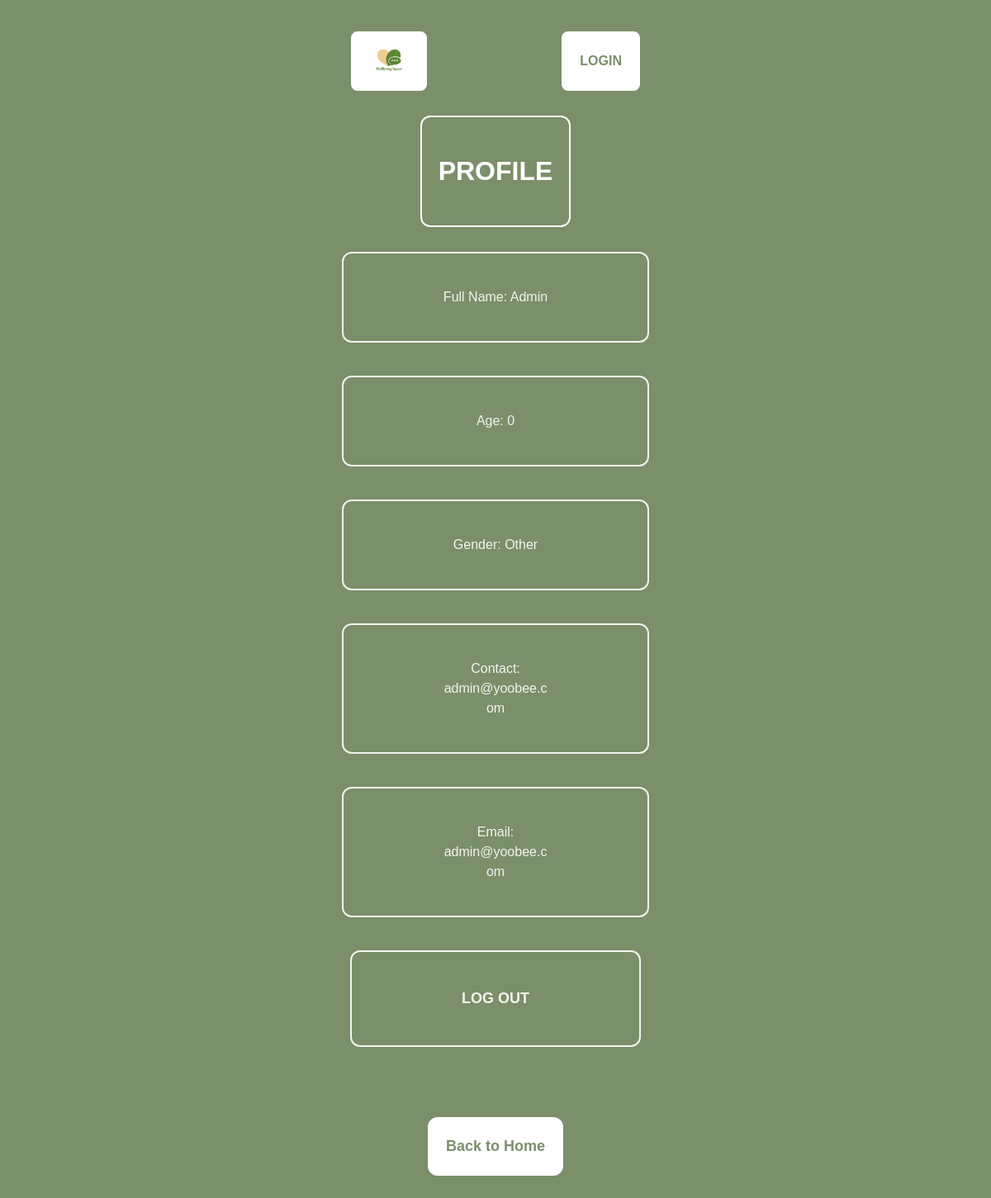
The app's page /profile (signed in) with its own data.
### models.py (models this page shows)
class User(db.Model):
    id = db.Column(db.Integer, primary_key=True)
    fullname = db.Column(db.String(120), nullable=False)
    age = db.Column(db.Integer, nullable=False)
    gender = db.Column(db.String(10), nullable=False)
    contact = db.Column(db.String(120), nullable=False)
    email = db.Column(db.String(120), unique=True, nullable=False)
    password = db.Column(db.String(120), nullable=False)
    role = db.Column(db.String(20), default="user")

### app.py (the view)
@app.route('/profile')
def profile():
    if 'user_id' not in session:
        return redirect('/login')
    user = User.query.get(session['user_id'])
    return render_template('profile.html', user=user)

### templates/profile.html (shortened to what this page needs)
<!DOCTYPE html>
<html>
<head>
    <link rel="stylesheet" href="{{ url_for('static', filename='css/style.css') }}">
</head>
<body class="page-bg">
<div class="mobile-wrapper">
    <div class="top-bar">
        <a href="/" class="top-btn">
            <img src="{{ url_for('static', filename='images/logo.png') }}" alt="Logo" class="logo-img">
        </a>
        <a href="/login" class="top-btn">LOGIN</a>
    </div>
    <div class="page-header">
        <h1>PROFILE</h1>
    </div>
    <div class="profile-grid">
        <div class="profile-info"><p>Full Name: {{ user.fullname }}</p></div>
        <div class="profile-info"><p>Age: {{ user.age }}</p></div>
        <div class="profile-info"><p>Gender: {{ user.gender}}</p></div>
        <div class="profile-info"><p>Contact: {{ user.contact}}</p></div>
        <div class="profile-info"><p>Email: {{ user.email}}</p></div>
        <a href="/logout" class="profile-btn link-btn">
            <p>LOG OUT</p>
        </a>
    </div>
    <a href="/" class="feature-btn">Back to Home</a>
</div>
</body>
</html>

### static/css/style.css (style rules this page uses)
:root { --primary: #7A8F6A; --secondary: #D9CBB8; --accent: #C57A5A; --surface: #EFE8DA; --text: #4A3F35; }
body { font-size: 16px; line-height: 1.5; font-family: 'Merriweather', serif; overflow-x: hidden; }
.mobile-wrapper { width: 100%; max-width: 430px; margin: 0 auto; padding: 0 20px; box-sizing: border-box; display: flex; flex-direction: column; align-items: center; overflow-x: hidden; }
.page-bg, .home-bg { background-color: var(--primary); min-height: 100vh; padding: 30px; }
.top-bar { display: flex; justify-content: space-between; align-items: center; width: 100%; max-width: 430px; margin: 0 auto 30px auto; padding: 0 20px; }
.logo-img { height: 48px; width: auto; }
.top-btn { background-color: white; color: var(--primary); padding: 10px 20px; border: 2px solid white; border-radius: 8px; font-weight: 700; text-decoration: none; display: inline-flex; align-items: center; height: 48px; transition: 0.2s ease; }
.link-btn { text-decoration: none; display: block; color: white; font-weight: 700; margin-top: 25px; }
.page-header { border: 2px solid white; padding: 20px; border-radius: 12px; text-align: center; color: white; margin-bottom: 30px; transition: 0.2s ease; }
.feature-btn { background-color: white; color: var(--primary); padding: 20px; border-radius: 12px; text-align: center; font-size: 18px; font-weight: 700; border: 2px solid white; text-decoration: none; transition: 0.2s ease; display: block; margin-bottom: 15px; margin-top: 25px; }
.placeholder-action, .login-btn, .link-btn { border: 2px solid white; border-radius: 12px; padding: 18px; margin-top: 20px; text-align: center; color: white; font-weight: 700; opacity: 0.9; font-size: 18px; transition: 0.2s ease; cursor: pointer; display: block; text-decoration: none; background-color: transparent; margin-top: 25px; }
.profile-grid { display: flex; flex-direction: column; gap: 20px; margin-bottom: 40px; }
.profile-info { border: 2px solid white; border-radius: 12px; padding: 25px 120px; width: 95%; max-width: 500px; height: auto; min-height: 80px; margin: 0 auto 20px auto; text-align: center; color: white; font-weight: 500; font-size: 16px; opacity: 0.9; background-color: transparent; box-sizing: border-box; word-wrap: break-word; overflow-wrap: break-word; white-space: normal; }
.profile-btn { border: 2px solid white; border-radius: 12px; padding: 25px; width: 90%; max-width: 380px; margin: 0 auto 20px auto; text-align: center; color: white; font-weight: 700; font-size: 18px; opacity: 0.9; transition: 0.2s ease; box-sizing: border-box; }
body { background-color: #7b8e6a; font-family: 'Poppins', sans-serif; color: white; text-align: center; }
.top-bar, .welcome-box, .feature-grid { width: 100%; max-width: 430px; box-sizing: border-box; }

### records on screen
User: fullname "Admin", age "0", gender "Other", contact "admin@yoobee.com", email "admin@yoobee.com"
